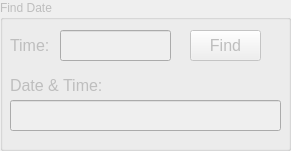
              <widget class="QGroupBox" name="groupBox_date">
               <property name="enabled">
                <bool>false</bool>
               </property>
               <property name="geometry">
                <rect>
                 <x>490</x>
                 <y>770</y>
                 <width>291</width>
                 <height>151</height>
                </rect>
               </property>
               <property name="title">
                <string>Find Date</string>
               </property>
               <widget class="QLabel" name="label_18">
                <property name="geometry">
                 <rect>
                  <x>10</x>
                  <y>30</y>
                  <width>61</width>
                  <height>31</height>
                 </rect>
                </property>
                <property name="font">
                 <font>
                  <pointsize>12</pointsize>
                 </font>
                </property>
                <property name="text">
                 <string>Time:</string>
                </property>
               </widget>
               <widget class="QLineEdit" name="lineEdit_minute">
                <property name="geometry">
                 <rect>
                  <x>60</x>
                  <y>30</y>
                  <width>111</width>
                  <height>31</height>
                 </rect>
                </property>
                <property name="font">
                 <font>
                  <pointsize>12</pointsize>
                 </font>
                </property>
               </widget>
               <widget class="QLabel" name="label_19">
                <property name="geometry">
                 <rect>
                  <x>10</x>
                  <y>70</y>
                  <width>111</width>
                  <height>31</height>
                 </rect>
                </property>
                <property name="font">
                 <font>
                  <pointsize>12</pointsize>
                 </font>
                </property>
                <property name="text">
                 <string>Date &amp; Time:</string>
                </property>
               </widget>
               <widget class="QLineEdit" name="lineEdit_date">
                <property name="geometry">
                 <rect>
                  <x>10</x>
                  <y>100</y>
                  <width>271</width>
                  <height>31</height>
                 </rect>
                </property>
                <property name="font">
                 <font>
                  <pointsize>12</pointsize>
                 </font>
                </property>
               </widget>
               <widget class="QPushButton" name="pushButton_find">
                <property name="geometry">
                 <rect>
                  <x>190</x>
                  <y>30</y>
                  <width>71</width>
                  <height>31</height>
                 </rect>
                </property>
                <property name="font">
                 <font>
                  <pointsize>12</pointsize>
                 </font>
                </property>
                <property name="text">
                 <string>Find</string>
                </property>
               </widget>
              </widget>
